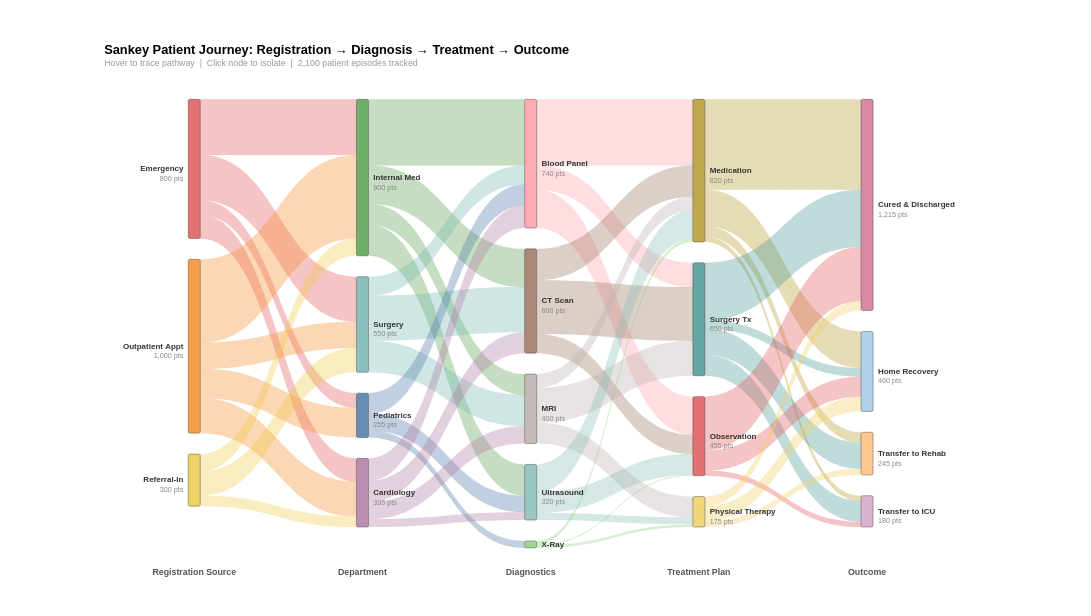

Write the Vega-Lite specification saved for this chart.
### Vega specification from a JSON file in a GitHub repository (floating-point values rounded to 4 significant figures)
{"$schema": "https://vega.github.io/schema/vega/v5.json", "description": "Patient Journey Sankey — From Registration to Outcome (Data-Driven Architecture)", "width": 1050, "height": 560, "padding": {"left": 130, "right": 170, "top": 55, "bottom": 50}, "background": "white", "_metadata": {"chart_type": "sankey_multi_stage", "title": "Sankey Patient Journey Through Hospital", "topic": "patient_journey_diagnostics", "architecture": "data-driven layout via Vega transform pipeline", "value_unit": "Patient count", "notes": "2,100 patient episodes — 57.8% cured & discharged; Surgery Tx → ICU is the highest-acuity path"}, "signals": [{"name": "nodeWidth", "value": 15}, {"name": "nodeGap", "value": 120}, {"name": "threshold", "value": 0, "bind": {"input": "range", "min": 0, "max": 100, "step": 10, "name": "Min Flow (patients): "}}, {"name": "nodeHover", "value": null, "on": [{"events": "@nodeRect:mouseover", "update": "datum.name"}, {"events": "@nodeRect:mouseout", "update": "null"}]}, {"name": "edgeHover", "value": null, "on": [{"events": "@edgeMark:mouseover", "update": "datum.linkId"}, {"events": "@edgeMark:mouseout", "update": "null"}]}, {"name": "selectedNode", "value": null, "on": [{"events": "@nodeRect:click!", "update": "selectedNode === datum.name ? null : datum.name"}, {"events": [{"type": "click", "markname": "resetBtn"}, {"type": "dblclick"}], "update": "null"}]}], "data": [{"name": "rawLinks", "values": [{"source": "Emergency", "target": "Internal Med", "value": 320}, {"source": "Emergency", "target": "Surgery", "value": 260}, {"source": "Emergency", "target": "Pediatrics", "value": 85}, {"source": "Emergency", "target": "Cardiology", "value": 135}, {"source": "Outpatient Appt", "target": "Internal Med", "value": 480}, {"source": "Outpatient Appt", "target": "Surgery", "value": 150}, {"source": "Outpatient Appt", "target": "Pediatrics", "value": 170}, {"source": "Outpatient Appt", "target": "Cardiology", "value": 200}, {"source": "Referral-In", "target": "Internal Med", "value": 100}, {"source": "Referral-In", "target": "Surgery", "value": 140}, {"source": "Referral-In", "target": "Cardiology", "value": 60}, {"source": "Internal Med", "target": "Blood Panel", "value": 380}, {"source": "Internal Med", "target": "CT Scan", "value": 220}, {"source": "Internal Med", "target": "MRI", "value": 120}, {"source": "Internal Med", "target": "Ultrasound", "value": 180}, {"source": "Surgery", "target": "CT Scan", "value": 260}, {"source": "Surgery", "target": "MRI", "value": 180}, {"source": "Surgery", "target": "Blood Panel", "value": 110}, {"source": "Pediatrics", "target": "Blood Panel", "value": 120}, {"source": "Pediatrics", "target": "Ultrasound", "value": 95}, {"source": "Pediatrics", "target": "X-Ray", "value": 40}, {"source": "Cardiology", "target": "Blood Panel", "value": 130}, {"source": "Cardiology", "target": "CT Scan", "value": 120}, {"source": "Cardiology", "target": "MRI", "value": 100}, {"source": "Cardiology", "target": "Ultrasound", "value": 45}, {"source": "Blood Panel", "target": "Medication", "value": 380}, {"source": "Blood Panel", "target": "Surgery Tx", "value": 140}, {"source": "Blood Panel", "target": "Observation", "value": 220}, {"source": "CT Scan", "target": "Surgery Tx", "value": 310}, {"source": "CT Scan", "target": "Medication", "value": 180}, {"source": "CT Scan", "target": "Observation", "value": 110}, {"source": "MRI", "target": "Surgery Tx", "value": 200}, {"source": "MRI", "target": "Physical Therapy", "value": 120}, {"source": "MRI", "target": "Medication", "value": 80}, {"source": "Ultrasound", "target": "Medication", "value": 160}, {"source": "Ultrasound", "target": "Observation", "value": 120}, {"source": "Ultrasound", "target": "Physical Therapy", "value": 40}, {"source": "X-Ray", "target": "Medication", "value": 20}, {"source": "X-Ray", "target": "Physical Therapy", "value": 15}, {"source": "X-Ray", "target": "Observation", "value": 5}, {"source": "Medication", "target": "Cured & Discharged", "value": 520}, {"source": "Medication", "target": "Home Recovery", "value": 210}, {"source": "Medication", "target": "Transfer to Rehab", "value": 60}, {"source": "Medication", "target": "Transfer to ICU", "value": 30}, {"source": "Surgery Tx", "target": "Cured & Discharged", "value": 330}, {"source": "Surgery Tx", "target": "Transfer to ICU", "value": 120}, {"source": "Surgery Tx", "target": "Transfer to Rehab", "value": 150}, {"source": "Surgery Tx", "target": "Home Recovery", "value": 50}, {"source": "Observation", "target": "Cured & Discharged", "value": 310}, {"source": "Observation", "target": "Home Recovery", "value": 115}, {"source": "Observation", "target": "Transfer to ICU", "value": 30}, {"source": "Physical Therapy", "target": "Cured & Discharged", "value": 55}, {"source": "Physical Therapy", "target": "Home Recovery", "value": 85}, {"source": "Physical Therapy", "target": "Transfer to Rehab", "value": 35}]}, {"name": "nodeConfig", "values": [{"name": "Emergency", "depth": 0, "order": 0}, {"name": "Outpatient Appt", "depth": 0, "order": 1}, {"name": "Referral-In", "depth": 0, "order": 2}, {"name": "Internal Med", "depth": 1, "order": 0}, {"name": "Surgery", "depth": 1, "order": 1}, {"name": "Pediatrics", "depth": 1, "order": 2}, {"name": "Cardiology", "depth": 1, "order": 3}, {"name": "Blood Panel", "depth": 2, "order": 0}, {"name": "CT Scan", "depth": 2, "order": 1}, {"name": "MRI", "depth": 2, "order": 2}, {"name": "Ultrasound", "depth": 2, "order": 3}, {"name": "X-Ray", "depth": 2, "order": 4}, {"name": "Medication", "depth": 3, "order": 0}, {"name": "Surgery Tx", "depth": 3, "order": 1}, {"name": "Observation", "depth": 3, "order": 2}, {"name": "Physical Therapy", "depth": 3, "order": 3}, {"name": "Cured & Discharged", "depth": 4, "order": 0}, {"name": "Home Recovery", "depth": 4, "order": 1}, {"name": "Transfer to Rehab", "depth": 4, "order": 2}, {"name": "Transfer to ICU", "depth": 4, "order": 3}]}, {"name": "depthLabelsData", "values": [{"depth": 0, "label": "Registration Source"}, {"depth": 1, "label": "Department"}, {"depth": 2, "label": "Diagnostics"}, {"depth": 3, "label": "Treatment Plan"}, {"depth": 4, "label": "Outcome"}]}, {"name": "filteredLinks", "source": "rawLinks", "transform": [{"type": "filter", "expr": "datum.value >= threshold"}, {"type": "formula", "expr": "datum.source + ' → ' + datum.target", "as": "linkId"}]}, {"name": "linksWithOrder", "source": "filteredLinks", "transform": [{"type": "lookup", "from": "nodeConfig", "key": "name", "fields": ["source"], "as": ["srcConfig"]}, {"type": "lookup", "from": "nodeConfig", "key": "name", "fields": ["target"], "as": ["tgtConfig"]}, {"type": "formula", "expr": "datum.srcConfig.order", "as": "srcOrder"}, {"type": "formula", "expr": "datum.tgtConfig.order", "as": "tgtOrder"}, {"type": "formula", "expr": "datum.srcConfig.depth", "as": "srcDepth"}, {"type": "formula", "expr": "datum.tgtConfig.depth", "as": "tgtDepth"}]}, {"name": "outTotals", "source": "linksWithOrder", "transform": [{"type": "aggregate", "groupby": ["source"], "fields": ["value"], "ops": ["sum"], "as": ["totalOut"]}]}, {"name": "inTotals", "source": "linksWithOrder", "transform": [{"type": "aggregate", "groupby": ["target"], "fields": ["value"], "ops": ["sum"], "as": ["totalIn"]}]}, {"name": "nodePositions", "source": "nodeConfig", "transform": [{"type": "lookup", "from": "outTotals", "key": "source", "fields": ["name"], "as": ["outInfo"]}, {"type": "lookup", "from": "inTotals", "key": "target", "fields": ["name"], "as": ["inInfo"]}, {"type": "formula", "expr": "datum.outInfo ? datum.outInfo.totalOut : 0", "as": "totalOut"}, {"type": "formula", "expr": "datum.inInfo ? datum.inInfo.totalIn : 0", "as": "totalIn"}, {"type": "formula", "expr": "max(datum.totalOut, datum.totalIn)", "as": "total"}, {"type": "filter", "expr": "datum.total > 0"}, {"type": "stack", "groupby": ["depth"], "sort": {"field": "order", "order": "ascending"}, "field": "total"}, {"type": "window", "groupby": ["depth"], "sort": {"field": "order", "order": "ascending"}, "ops": ["row_number"], "as": ["rankInDepth"]}, {"type": "formula", "expr": "datum.y0 + (datum.rankInDepth - 1) * nodeGap", "as": "y0g"}, {"type": "formula", "expr": "datum.y1 + (datum.rankInDepth - 1) * nodeGap", "as": "y1g"}]}, {"name": "sourceStacked", "source": "linksWithOrder", "transform": [{"type": "window", "groupby": ["source"], "sort": {"field": "tgtOrder", "order": "ascending"}, "ops": ["sum"], "fields": ["value"], "frame": [null, 0], "as": ["srcCumEnd"]}, {"type": "formula", "expr": "datum.srcCumEnd - datum.value", "as": "srcCumStart"}]}, {"name": "targetStacked", "source": "linksWithOrder", "transform": [{"type": "window", "groupby": ["target"], "sort": {"field": "srcOrder", "order": "ascending"}, "ops": ["sum"], "fields": ["value"], "frame": [null, 0], "as": ["tgtCumEnd"]}, {"type": "formula", "expr": "datum.tgtCumEnd - datum.value", "as": "tgtCumStart"}]}, {"name": "edges", "source": "sourceStacked", "transform": [{"type": "lookup", "from": "targetStacked", "key": "linkId", "fields": ["linkId"], "as": ["tgtInfo"]}, {"type": "formula", "expr": "datum.tgtInfo ? datum.tgtInfo.tgtCumStart : 0", "as": "tgtCumStart"}, {"type": "formula", "expr": "datum.tgtInfo ? datum.tgtInfo.tgtCumEnd : datum.value", "as": "tgtCumEnd"}, {"type": "lookup", "from": "nodePositions", "key": "name", "fields": ["source"], "as": ["srcNode"]}, {"type": "lookup", "from": "nodePositions", "key": "name", "fields": ["target"], "as": ["tgtNode"]}, {"type": "filter", "expr": "datum.srcNode && datum.tgtNode"}, {"type": "formula", "expr": "datum.srcNode.y0g + datum.srcCumStart", "as": "absSy0"}, {"type": "formula", "expr": "datum.srcNode.y0g + datum.srcCumEnd", "as": "absSy1"}, {"type": "formula", "expr": "datum.tgtNode.y0g + datum.tgtCumStart", "as": "absTy0"}, {"type": "formula", "expr": "datum.tgtNode.y0g + datum.tgtCumEnd", "as": "absTy1"}, {"type": "formula", "expr": "datum.srcNode.total > 0 ? datum.value / datum.srcNode.total : 0", "as": "srcPct"}, {"type": "formula", "expr": "datum.tgtNode.total > 0 ? datum.value / datum.tgtNode.total : 0", "as": "tgtPct"}]}], "scales": [{"name": "x", "type": "point", "range": "width", "domain": [0, 1, 2, 3, 4], "padding": 0.5}, {"name": "y", "type": "linear", "range": [0, {"signal": "height"}], "domain": {"data": "nodePositions", "field": "y1g"}}, {"name": "color", "type": "ordinal", "domain": {"data": "nodeConfig", "field": "name"}, "range": ["#E15759", "#F28E2B", "#EDC948", "#59A14F", "#76B7B2", "#4E79A7", "#AF7AA1", "#FF9DA7", "#9C755F", "#BAB0AC", "#86BCB6", "#8CD17D", "#B6992D", "#499894", "#E15759", "#F1CE63", "#D37295", "#A0CBE8", "#FFBE7D", "#D4A6C8"]}], "marks": [{"type": "path", "name": "edgeMark", "from": {"data": "edges"}, "encode": {"update": {"path": {"signal": "'M' + (scale('x', datum.srcDepth) + nodeWidth) + ',' + scale('y', datum.absSy0) + ' C' + ((scale('x', datum.srcDepth) + nodeWidth + scale('x', datum.tgtDepth)) / 2) + ',' + scale('y', datum.absSy0) + ' ' + ((scale('x', datum.srcDepth) + nodeWidth + scale('x', datum.tgtDepth)) / 2) + ',' + scale('y', datum.absTy0) + ' ' + scale('x', datum.tgtDepth) + ',' + scale('y', datum.absTy0) + ' L' + scale('x', datum.tgtDepth) + ',' + scale('y', datum.absTy1) + ' C' + ((scale('x', datum.srcDepth) + nodeWidth + scale('x', datum.tgtDepth)) / 2) + ',' + scale('y', datum.absTy1) + ' ' + ((scale('x', datum.srcDepth) + nodeWidth + scale('x', datum.tgtDepth)) / 2) + ',' + scale('y', datum.absSy1) + ' ' + (scale('x', datum.srcDepth) + nodeWidth) + ',' + scale('y', datum.absSy1) + ' Z'"}, "fill": {"scale": "color", "field": "source"}, "fillOpacity": {"signal": "selectedNode ? (datum.source === selectedNode || datum.target === selectedNode ? 0.65 : 0.04) : nodeHover ? (datum.source === nodeHover || datum.target === nodeHover ? 0.65 : 0.08) : edgeHover === datum.linkId ? 0.75 : 0.35"}, "stroke": {"scale": "color", "field": "source"}, "strokeWidth": {"value": 0.5}, "strokeOpacity": {"signal": "selectedNode ? (datum.source === selectedNode || datum.target === selectedNode ? 0.4 : 0) : nodeHover ? (datum.source === nodeHover || datum.target === nodeHover ? 0.4 : 0) : edgeHover === datum.linkId ? 0.5 : 0.1"}, "tooltip": {"signal": "datum.source + ' → ' + datum.target + ': ' + format(datum.value, ',d') + ' pts (' + format(datum.srcPct, '.0%') + ' of ' + datum.source + ')'"}, "cursor": {"value": "pointer"}}, "hover": {"fillOpacity": {"value": 0.8}}}}, {"type": "rect", "name": "nodeRect", "from": {"data": "nodePositions"}, "encode": {"enter": {"width": {"signal": "nodeWidth"}, "cornerRadius": {"value": 2}}, "update": {"x": {"scale": "x", "field": "depth"}, "y": {"scale": "y", "field": "y0g"}, "y2": {"scale": "y", "field": "y1g"}, "fill": {"scale": "color", "field": "name"}, "stroke": {"value": "#333"}, "strokeWidth": {"signal": "selectedNode === datum.name || nodeHover === datum.name ? 2 : 0.5"}, "fillOpacity": {"signal": "selectedNode ? (datum.name === selectedNode ? 1 : 0.25) : nodeHover === datum.name ? 1 : 0.85"}, "tooltip": {"signal": "datum.name + ': ' + format(datum.total, ',d') + ' pts'"}, "cursor": {"value": "pointer"}}}}, {"type": "text", "from": {"data": "nodePositions"}, "interactive": false, "encode": {"update": {"x": {"signal": "datum.depth === 0 ? scale('x', datum.depth) - 6 : scale('x', datum.depth) + nodeWidth + 6"}, "y": {"signal": "(scale('y', datum.y0g) + scale('y', datum.y1g)) / 2"}, "align": {"signal": "datum.depth === 0 ? 'right' : 'left'"}, "text": {"field": "name"}, "fontSize": {"value": 10}, "fontWeight": {"value": "bold"}, "fill": {"value": "#333"}, "baseline": {"value": "middle"}, "opacity": {"signal": "selectedNode ? (datum.name === selectedNode ? 1 : 0.25) : 1"}}}}, {"type": "text", "from": {"data": "nodePositions"}, "interactive": false, "encode": {"update": {"x": {"signal": "datum.depth === 0 ? scale('x', datum.depth) - 6 : scale('x', datum.depth) + nodeWidth + 6"}, "y": {"signal": "(scale('y', datum.y0g) + scale('y', datum.y1g)) / 2 + 12"}, "align": {"signal": "datum.depth === 0 ? 'right' : 'left'"}, "text": {"signal": "abs(scale('y', datum.y0g) - scale('y', datum.y1g)) > 18 ? '' + format(datum.total, ',d') + ' pts' : ''"}, "fontSize": {"value": 9}, "fill": {"value": "#888"}, "baseline": {"value": "middle"}, "opacity": {"signal": "selectedNode ? (datum.name === selectedNode ? 1 : 0.25) : 1"}}}}, {"type": "text", "from": {"data": "depthLabelsData"}, "interactive": false, "encode": {"enter": {"x": {"signal": "scale('x', datum.depth) + nodeWidth / 2"}, "y": {"signal": "height + 25"}, "text": {"field": "label"}, "fontSize": {"value": 11}, "fontWeight": {"value": "bold"}, "fill": {"value": "#555"}, "baseline": {"value": "top"}, "align": {"value": "center"}}}}, {"type": "group", "data": [{"name": "showResetData", "values": [{}], "transform": [{"type": "filter", "expr": "selectedNode"}]}], "encode": {"enter": {"xc": {"signal": "width / 2"}, "y": {"value": -35}, "width": {"value": 100}, "height": {"value": 26}}}, "marks": [{"type": "group", "name": "resetBtn", "from": {"data": "showResetData"}, "encode": {"enter": {"cornerRadius": {"value": 5}, "fill": {"value": "#f5f5f5"}, "stroke": {"value": "#bbb"}, "strokeWidth": {"value": 1.5}, "height": {"field": {"group": "height"}}, "width": {"field": {"group": "width"}}, "cursor": {"value": "pointer"}}, "update": {"opacity": {"value": 1}}, "hover": {"opacity": {"value": 0.7}}}, "marks": [{"type": "text", "interactive": false, "encode": {"enter": {"xc": {"field": {"group": "width"}, "mult": 0.5}, "yc": {"field": {"group": "height"}, "mult": 0.5, "offset": 1}, "align": {"value": "center"}, "baseline": {"value": "middle"}, "fontWeight": {"value": "bold"}, "fontSize": {"value": 11}, "text": {"value": "Show All"}, "fill": {"value": "#555"}}}}]}]}], "title": {"text": "Sankey Patient Journey: Registration → Diagnosis → Treatment → Outcome", "subtitle": "Hover to trace pathway  |  Click node to isolate  |  2,100 patient episodes tracked", "fontSize": 16, "subtitleFontSize": 11, "subtitleColor": "#999", "anchor": "start"}}
